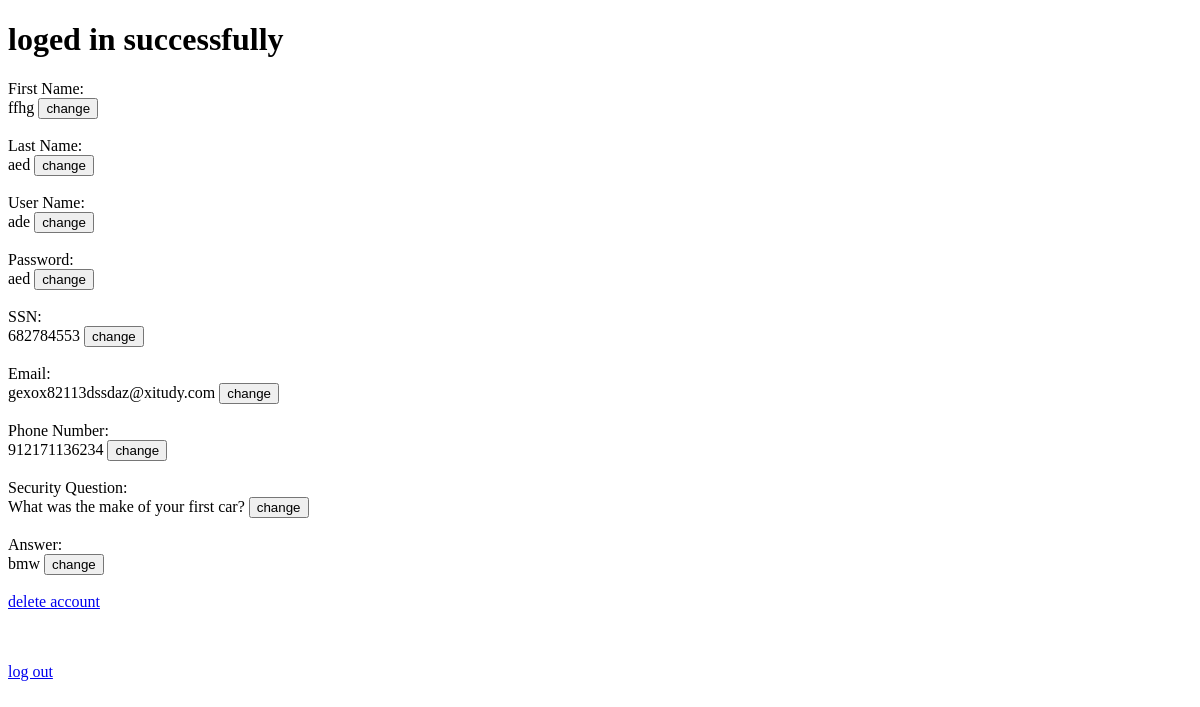
The app's page /register/loged_in/ade, older data.
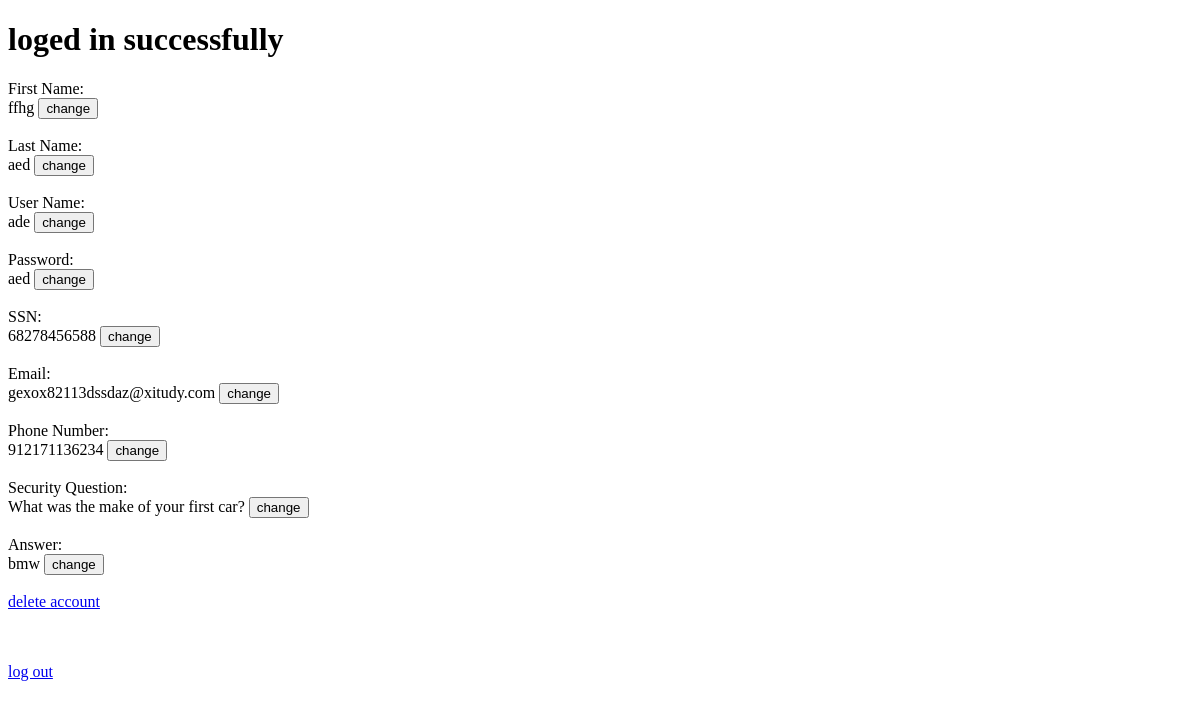
The same page, newer data.
### register/models.py (models this page shows)
class Members(models.Model):
  first_name = models.CharField(max_length=255)
  last_name = models.CharField(max_length=255)
  user_name = models.CharField(max_length=255)
  email = models.CharField(max_length=255)
  phone = models.CharField(max_length=255)
  security_question = models.CharField(max_length=255)
  answer = models.CharField(max_length=255)
  ssn = models.CharField(max_length=255)
  password = models.CharField(max_length=255)

### register/views.py (the view)
# urls.py: path('loged_in/<str:user_name>', views.loged_in, name='loged_in'),
def loged_in(request,user_name):
    member = Members.objects.get(user_name=user_name)
    security_questions = ("In what city were you born?", "What is the name of your favorite pet?" ,"What is your mother's maiden name?", "What high school did you attend?", "What was the name of your elementary school?", "What was the make of your first car?", "What was your favorite food as a child?")
    security_question  = security_questions[int(member.security_question)-1]
    context = {
      'first_name' : member.first_name , 'last_name' : member.last_name, 'user_name' : member.user_name, 'password' : member.password, 'ssn': member.ssn, 'email' : member.email, 'phone' : member.phone, 'security_question' : security_question, 'answer' : member.answer
    }
    template = loader.get_template('loged_in.html')
    return HttpResponse(template.render(context,request))

### register/templates/loged_in.html (shortened to what this page needs)
<!DOCTYPE html>
<html>
<body>
<h1>loged in successfully</h1>
First Name:<br>
<tr>
<td>{{ first_name }}</td>
</tr>
<button type="button" onclick="change('First Name:','first_name','t')">change</button>
<br><br>
Last Name:<br>
<tr> <td>{{last_name}}</td> </tr>
<button type="button" onclick="change('Last Name:','last_name','t')">change</button>
<br><br>
User Name:<br>
<tr> <td>{{user_name}}</td> </tr>
<button type="button" onclick="change('User Name:','user_name','t')">change</button>
<br><br>
Password:<br>
<tr> <td>{{password}}</td> </tr>
<button type="button" onclick="change('Password:','password','p')">change</button>
<br><br>
SSN:<br>
<tr> <td>{{ssn}}</td> </tr>
<button type="button" onclick="change('SSN:','ssn','n')">change</button>
<br><br>
Email:<br>
<tr> <td>{{email}}</td> </tr>
<button type="button" onclick="change('Email:','email','e')">change</button>
<br><br>
Phone Number:<br>
<tr> <td>{{phone}}</td> </tr>
<button type="button" onclick="change('Phone Number:','phone','n')">change</button>
<br><br>
Security Question:<br>
<tr> <td>{{security_question}}</td> </tr>
<button type="button" onclick="changes()">change</button>
<br><br>
Answer:<br>
<tr> <td>{{answer}}</td> </tr>
<button type="button" onclick="change('Answer:','answer','t')">change</button>
<br><br
<p>
<a href="delete/{{ user_name }}">delete account</a>
<br><br>
<a href="{% url 'index' %}">log out</a>
</body>
</html>

Row changes from the older to the newer data that the page shows:
changed Members "ffhg": ssn "682784553" → "68278456588"
